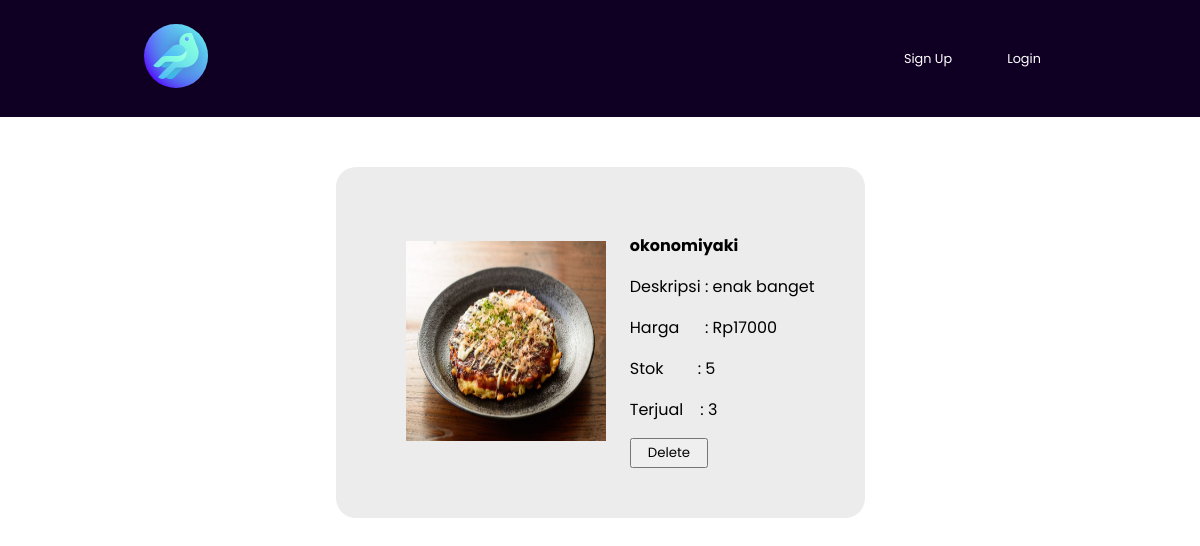
Before: /product.php?id=okonomiyaki with the older database file.
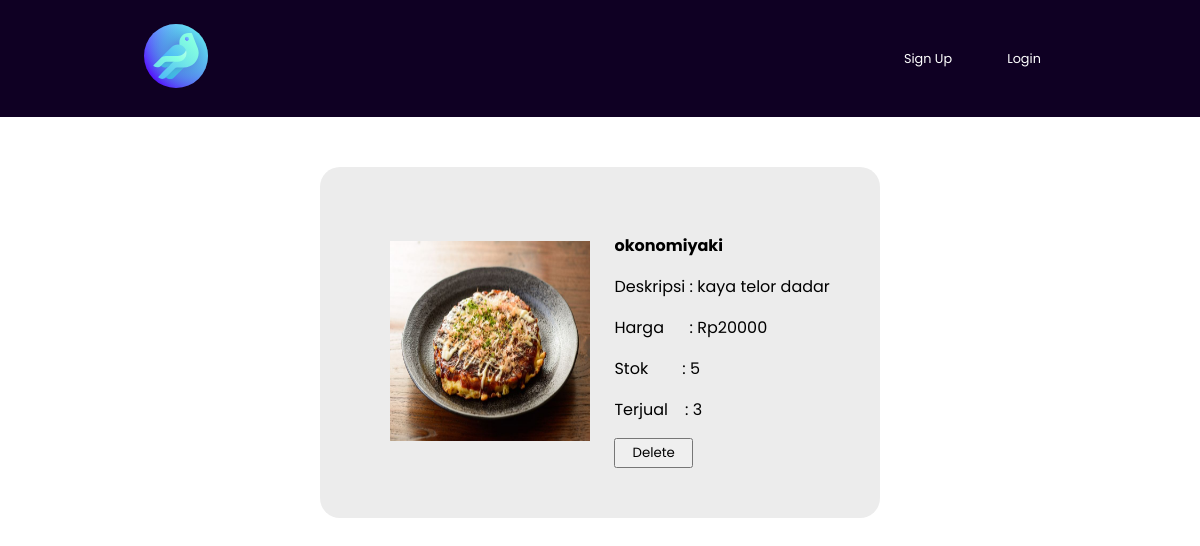
After: the same page with the newer database file.
### tables this page shows
CREATE TABLE Produk(nama CHAR (50) PRIMARY KEY NOT NULL, deskripsi TEXT NOT NULL, harga INT NOT NULL, stok INT NOT NULL, gambar TEXT NOT NULL, nama_terjual CHAR (50) NOT NULL, CONSTRAINT fk_penjualan FOREIGN KEY (nama_terjual) REFERENCES Penjualan(nama) ON DELETE CASCADE);

CREATE TABLE Penjualan (nama CHAR(50) PRIMARY KEY NOT NULL, terjual INT NOT NULL);

### product.php (the view, shortened to what this page needs)
<?php
if (isset($_GET['id'])) {
    $connection = new PDO("sqlite:"."db/dorayaki.db");
	$id = $_GET['id'];
	$produk = $connection->query("SELECT * FROM Produk, Penjualan WHERE Produk.nama = Penjualan.nama AND
    Produk.nama='$id'");
    while($row=$produk->fetch(PDO::FETCH_ASSOC)){
        $product_name = $row["nama"];
        $price = $row["harga"];
        $description = $row["deskripsi"];
        $stock = $row["stok"];
        $image = $row["gambar"];
        $sold = $row['terjual'];
    }
}
?>
<!DOCTYPE html>
    <head>
        <link href="css/product.css" rel="stylesheet" type="text/css">
    </head>
    <body>
        <?php require_once 'navbar.php';?>
        <div class="layoutContentHal">
            <?php
                if(isset($_POST['button'])){
            ?>
                <div>Product Has Been Delete</div>
            <?php
                    $connection->query("DELETE FROM Produk WHERE nama = '$id'");
                    $connection->query("DELETE FROM Penjualan WHERE nama = '$id'");
                    unlink("img/uploads/$image");
                }
                else{
            ?>
                    <div class='contentHal'>
                        <img src="img/uploads/<?php echo $image;?>" id='gambar' width='200' height='200'>
                    </div>
                    <div class='contentHal' width='200' height='200'>
                        <p id='namaProduk'><strong><?php echo $product_name;?></strong></p>
                        <p id='deskripsi'>Deskripsi : <?php echo $description;?></p>
                        <p id='harga'>Harga &nbsp&nbsp&nbsp&nbsp&nbsp: <?php echo "Rp".$price;?></p>
                        <p id='stok'>Stok &nbsp&nbsp&nbsp&nbsp&nbsp&nbsp&nbsp: <?php echo $stock;?></p>
                        <p id='terjual'>Terjual &nbsp&nbsp&nbsp: <?php echo $sold;?></p>
                        <form id="form2" name="form2" method="post" action="product.php?id=<?php echo $id; ?>">
                            <input type="submit" name="button" id="button" value="Delete" onclick="clicked(event)"/>
                        </form>
                    </div>
            <?php
                }
            ?>
        </div>
    </body>
</html>

### navbar.php (shortened to what this page needs)
<!DOCTYPE html>
<html lang="en">
  <head>
    <link rel="stylesheet" href="css/navbar.css" />
  </head>
  <body>
    <div class="navbar">
      <div>
        <a href="index.php"><img src="img/logo.svg"/></a>
      </div>
      <div class="search">
        <?php
          if (isset($_COOKIE["username"])) {
            $connection = new PDO("sqlite:"."db/dorayaki.db");
            $username = $_COOKIE['username'];
            $is_admin = $connection->query("SELECT count(*) FROM member WHERE username = '$username' AND is_admin = 1")->fetchColumn();
            if ($is_admin == 1) {
              ?>
              <p>Admin</p>
              <?php
            } else {
              ?>
                <!-- <form method="POST" action="">
                  <input tyepe="text" name="keyword" placeholder="Cari Varian" autofocus autocomplete="off" id="keyword" />
                  <button class="hide" type="submit" name="search" id="search"></button>
                </form> -->
                <a><?php echo $username; ?></a>
                <form method="POST" action="">
                  <button class="register" type="submit" name="logout">Logout</button>
                </form>
                <form method="POST" action="index.php">
                  <input type="text" name="product" placeholder="Cari Varian" id="keyword" />
                  <button class="register" type="submit" name="search">Cari</button>
                </form>
              <?php
            }
          } else {
          ?>
            <a class="register" href="pages/register.php">Sign Up</a>
            <a class="register" href="pages/login.php">Login</a>
          <?php } ?>
      </div>
    </div>
  </body>
</html>

### css/product.css (style rules this page uses)
a { color: black; text-decoration: none; }
.layoutContentHal { margin: auto; margin-top: 50px; padding: 50px; text-align: center; background-color:#ECECEC; border-radius: 20px; max-width: fit-content; }
.contentHal { display: inline-block; padding-left: 20px; vertical-align: middle; text-align: left; font-family: "Comic Sans MS"; }

### css/navbar.css (style rules this page uses)
* { box-sizing: border-box; font-family: "Poppins", sans-serif; }
body { padding: 0; margin: 0; }
.navbar { display: flex; flex-direction: row; justify-content: space-between; align-items: center; width: 100%; background-color: #0f0023; padding: 1rem 8rem; }
.navbar img { width: 4rem; height: 4rem; }
.navbar a, button { text-decoration: none; display: inline-block; width: 6rem; text-align: center; padding: 0.5rem 0; border-radius: 0.5rem; vertical-align: middle; color: white; font-size: 0.8rem; }
input { padding: 0.2rem 1rem; }
.search { display: flex; flex-direction: row; justify-content: center; align-items: center; }

Changed rows visible on the page:
changed produk "okonomiyaki": deskripsi "enak banget" → "kaya telor dadar"; harga "17000" → "20000"
